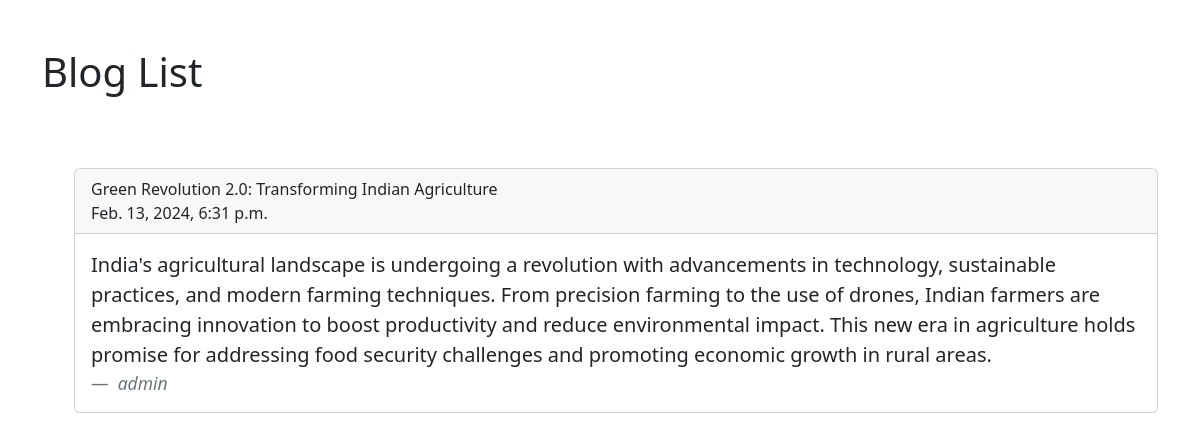
Screenshot of /blogs with the database file from the repository.
### application/models.py (models this page shows, shortened)
class blog(models.Model):
    title  = models.CharField(max_length=200)
    author = models.ForeignKey(User, on_delete=models.CASCADE)
    content = models.TextField()
    creation_date = models.DateTimeField(auto_now_add=True)

### application/views.py (the view)
# urls.py: path('blogs', blogs , name='blogs'),
def blogs(request):
    blogs = blog.objects.all().order_by('-creation_date')  # Query all blogs and order by creation_date
    return render(request, 'blog_list.html', {'blogs': blogs})

### templates/blog_list.html (shortened to what this page needs)
<!DOCTYPE html>
<html>
  <head>
    <link
      href="https://cdn.jsdelivr.net/npm/bootstrap@5.3.2/dist/css/bootstrap.min.css"
      rel="stylesheet"
    />
  </head>
  <body>
    <div class="container">
      <div
        style="
          display: flex;
          justify-content: space-between;
          align-items: center;
          width: 100%;
        "
      >
        <h1 class="py-5">Blog List</h1>
      </div>
      <ul>
        {% for blog in blogs %}
        <div class="card my-3">
          <div class="card-header">
            <div>{{ blog.title }}</div>
            <div>{{ blog.creation_date }}</div>
          </div>
          <div class="card-body">
            <blockquote class="blockquote mb-0">
              <p>{{ blog.content }}</p>
              <footer class="blockquote-footer">
                <cite title="Source Title">{{ blog.author.username }}</cite>
              </footer>
            </blockquote>
          </div>
        </div>
        {% endfor %}
      </ul>
    </div>
  </body>
</html>

### rows the page displays
blog: title "Green Revolution 2.0: Transforming Indian Agriculture", creation_date "Feb. 13, 2024, 6:31 p.m.", content "India's agricultural landscape is undergoing a revolution with advancements in technology, sustainable practices, and modern farming techniques. From precision farming to the use of drones, Indian farmers are embracing innovation to boost productivity and reduce environmental impact. This new era in agriculture holds promise for addressing food security challenges and promoting economic growth in rural areas.", author.username "admin"
